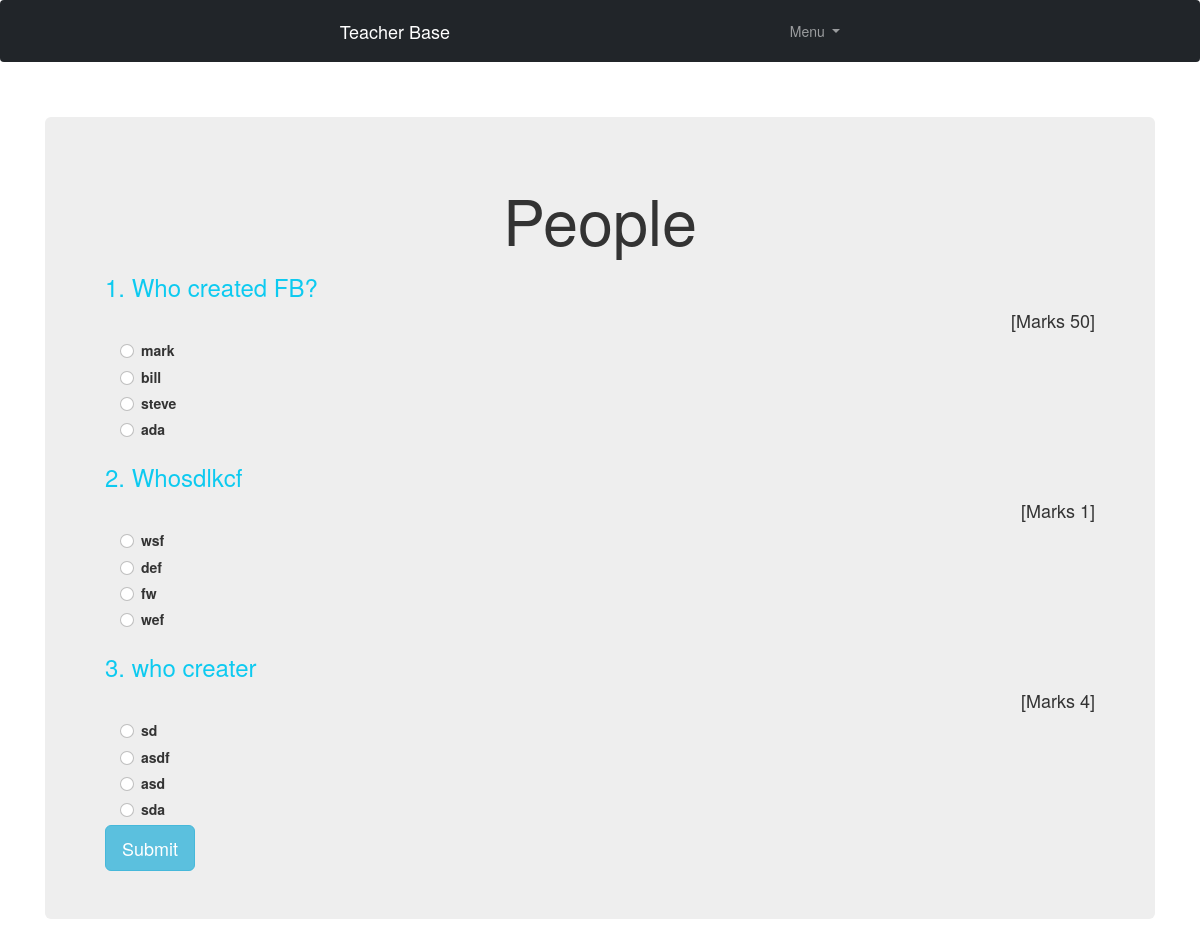
Page /start_quiz/1 on the committed database.
### quiz_account/models.py (models this page shows, shortened)
class Course(models.Model):
   course_name = models.CharField(max_length=50)
   question_number = models.PositiveIntegerField()
   total_marks = models.PositiveIntegerField()

class Question(models.Model):
    course=models.ForeignKey(Course,on_delete=models.CASCADE)
    marks=models.PositiveIntegerField()
    question=models.CharField(max_length=600)
    option1=models.CharField(max_length=200)
    option2=models.CharField(max_length=200)
    option3=models.CharField(max_length=200)
    option4=models.CharField(max_length=200)
    cat=(('Option1','Option1'),('Option2','Option2'),('Option3','Option3'),('Option4','Option4'))
    answer=models.CharField(max_length=200,choices=cat)

### quiz_account/views.py (the view)
# urls.py: path('start_quiz/<int:pk>',views.start_quiz,name='start_quiz'),
def start_quiz(request,pk):
    course=QMODEL.Course.objects.get(id=pk)
    questions=QMODEL.Question.objects.all().filter(course=course)
    if request.method=='POST':
        pass
    response= render(request,'accounts/student/start_quiz.html',{'course':course,'questions':questions})
    response.set_cookie('course_id',course.id)
    return response

### quiz_account/templates/accounts/student/start_quiz.html (shortened to what this page needs)
{% extends 'accounts/student/student_base.html' %}
{% block content %}
<head>
  <link href="//netdna.bootstrapcdn.com/bootstrap/3.0.0/css/bootstrap.min.css" rel="stylesheet" id="bootstrap-css">
</head>
<div class="jumbotron my-4">
  <form class="form" autocomplete="off" onsubmit="return saveAns()" action="/calculate_marks/" method="POST">
    <h1 style="text-align: center;">{{course.course_name}}</h1>
    {% for q in questions%}
    <h3 class="text-info">{{ forloop.counter }}. {{q.question}}</h3><h4 style="text-align: right;">[Marks {{q.marks}}]</h4>
          <div class="form-check mx-4">
            <input class="form-check-input" type="radio" name="{{ forloop.counter }}" id="{{q.option1}}" value="Option1">
            <label class="form-check-label" for="option1">
              {{q.option1}}
            </label>
          </div>
          <div class="form-check mx-4">
            <input class="form-check-input" type="radio" name="{{ forloop.counter }}" id="{{q.option2}}" value="Option2">
            <label class="form-check-label" for="option2">
              {{q.option2}}
            </label>
          </div>
          <div class="form-check mx-4">
            <input class="form-check-input" type="radio" name="{{ forloop.counter }}" id="{{q.option3}}" value="Option3">
            <label class="form-check-label" for="option3">
              {{q.option3}}
            </label>
          </div>
          <div class="form-check mx-4">
            <input class="form-check-input" type="radio" name="{{ forloop.counter }}" id="{{q.option4}}" value="Option4">
            <label class="form-check-label" for="option4">
              {{q.option4}}
            </label>
          </div>
        {% endfor %}
        <input class="btn btn-info btn-lg"   type="submit" value="Submit">
    </form>
  </div>
<br><br><br><br><br><br>
{% endblock content %}

### rows in the picture
Course: course_name "People"
Question: question "Who created FB?", marks "50", option1 "mark", option2 "bill", option3 "steve", option4 "ada"
Question: question "Whosdlkcf", marks "1", option1 "wsf", option2 "def", option3 "fw", option4 "wef"
Question: question "who creater", marks "4", option1 "sd", option2 "asdf", option3 "asd", option4 "sda"
